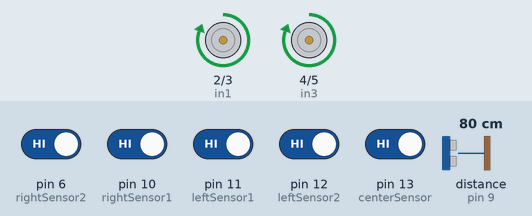
Recording of a sketch running on a simulated Arduino Uno, built with avr-gcc and run on an emulated ATmega328P. On the bench: motor-driver pin pairs drawn as motors (green arrow = first pin HIGH = forward, orange = second pin HIGH = backward, longer = more drive). Wiring (inferred from the names in the program): ultrasonic range finder: trigger pin 8; echo pin 9. The test bench sets the inputs (shaded band); at power-on: pin 6 (rightSensor2), pin 10 (rightSensor1), pin 11 (leftSensor1), pin 12 (leftSensor2), pin 13 (centerSensor) HIGH, distance to the obstacle (sensor on pin 9) 80 cm. The echo pulse lasts 58.3 µs per cm.

Above: at 1.2 s.
1.3 s: distance to the obstacle (sensor on pin 9) set to 22 cm
2.8 s: distance to the obstacle (sensor on pin 9) set to 19 cm
At 3.9 s:
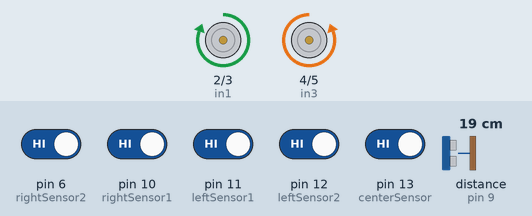
At 5.6 s:
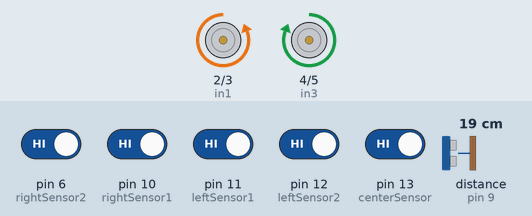
7.5 s: distance to the obstacle (sensor on pin 9) set to 2 cm
At 8.78 s:
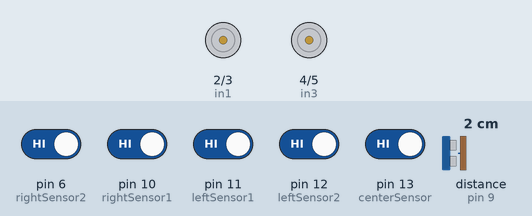
Timing chart, 0 to 11.5 s (numbered marks = the images above; inputs shaded):
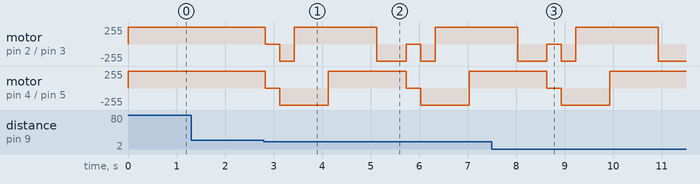

The sketch:

xutive_gachreba_test.ino
```cpp
int in1 = 2;
int in2 = 3;
int in3 = 4;
int in4 = 5;

int trigPin = 8;
int echoPin = 9;

int leftSensor1 = 11;
int leftSensor2 = 12;
int centerSensor = 13;
int rightSensor1 = 10;
int rightSensor2 = 6;

long duration;
int distance;

void setup() {
  pinMode(in1, OUTPUT);
  pinMode(in2, OUTPUT);
  pinMode(in3, OUTPUT);
  pinMode(in4, OUTPUT);
  pinMode(trigPin, OUTPUT);
  pinMode(echoPin, INPUT);
  pinMode(leftSensor1, INPUT);
  pinMode(leftSensor2, INPUT);
  pinMode(centerSensor, INPUT);
  pinMode(rightSensor1, INPUT);
  pinMode(rightSensor2, INPUT);

  Serial.begin(9600);
}

void forward() {
  digitalWrite(in1, HIGH);
  digitalWrite(in2, LOW);
  digitalWrite(in3, HIGH);
  digitalWrite(in4, LOW);
}

void backward() {
  digitalWrite(in1, LOW);
  digitalWrite(in2, HIGH);
  digitalWrite(in3, LOW);
  digitalWrite(in4, HIGH);
}

void right() {
  digitalWrite(in1, HIGH);
  digitalWrite(in2, LOW);
  digitalWrite(in3, LOW);
  digitalWrite(in4, HIGH);
}

void left() {
  digitalWrite(in1, LOW);
  digitalWrite(in2, HIGH);
  digitalWrite(in3, HIGH);
  digitalWrite(in4, LOW);
}

void stop() {
  digitalWrite(in1, LOW);
  digitalWrite(in2, LOW);
  digitalWrite(in3, LOW);
  digitalWrite(in4, LOW);
}

int getDistance() {
  digitalWrite(trigPin, LOW);
  delayMicroseconds(2);
  digitalWrite(trigPin, HIGH);
  delayMicroseconds(10);
  digitalWrite(trigPin, LOW);

  duration = pulseIn(echoPin, HIGH, 30000);
  int dist = duration * 0.034 / 2;

  if (dist == 0) dist = 400;

  return dist;
}

void followLine() {
  int leftState1 = digitalRead(leftSensor1);
  int leftState2 = digitalRead(leftSensor2);
  int centerState = digitalRead(centerSensor);
  int rightState1 = digitalRead(rightSensor1);
  int rightState2 = digitalRead(rightSensor2);

  // თუ ხუთივე სენსორი შავს ხედავს, გაჩერდი
  if (leftState1 == LOW && leftState2 == LOW && centerState == LOW && rightState1 == LOW && rightState2 == LOW) {
    stop();
  }
  else if (leftState1 == LOW || leftState2 == LOW) {
    left();
  }
  else if (rightState1 == LOW || rightState2 == LOW) {
    right();
  }
  else if (centerState == LOW) {
    forward();
  }
  else {
    forward();
  }
}

void loop() {
  distance = getDistance();

  if (distance < 20) {
    stop();
    delay(300);
    backward();
    delay(300);
    right();
    delay(700);
    forward();
    delay(1000);
    left();
    delay(550);
  } else {
    followLine();
  }

  delay(50);
}
```

Measured:
- the behaviour switches between 21 and 20 cm on distance to the obstacle (sensor on pin 9) (found by bisection; images 0 and 1)
- after the input at 1.3 s, every drawn part: stays the same
